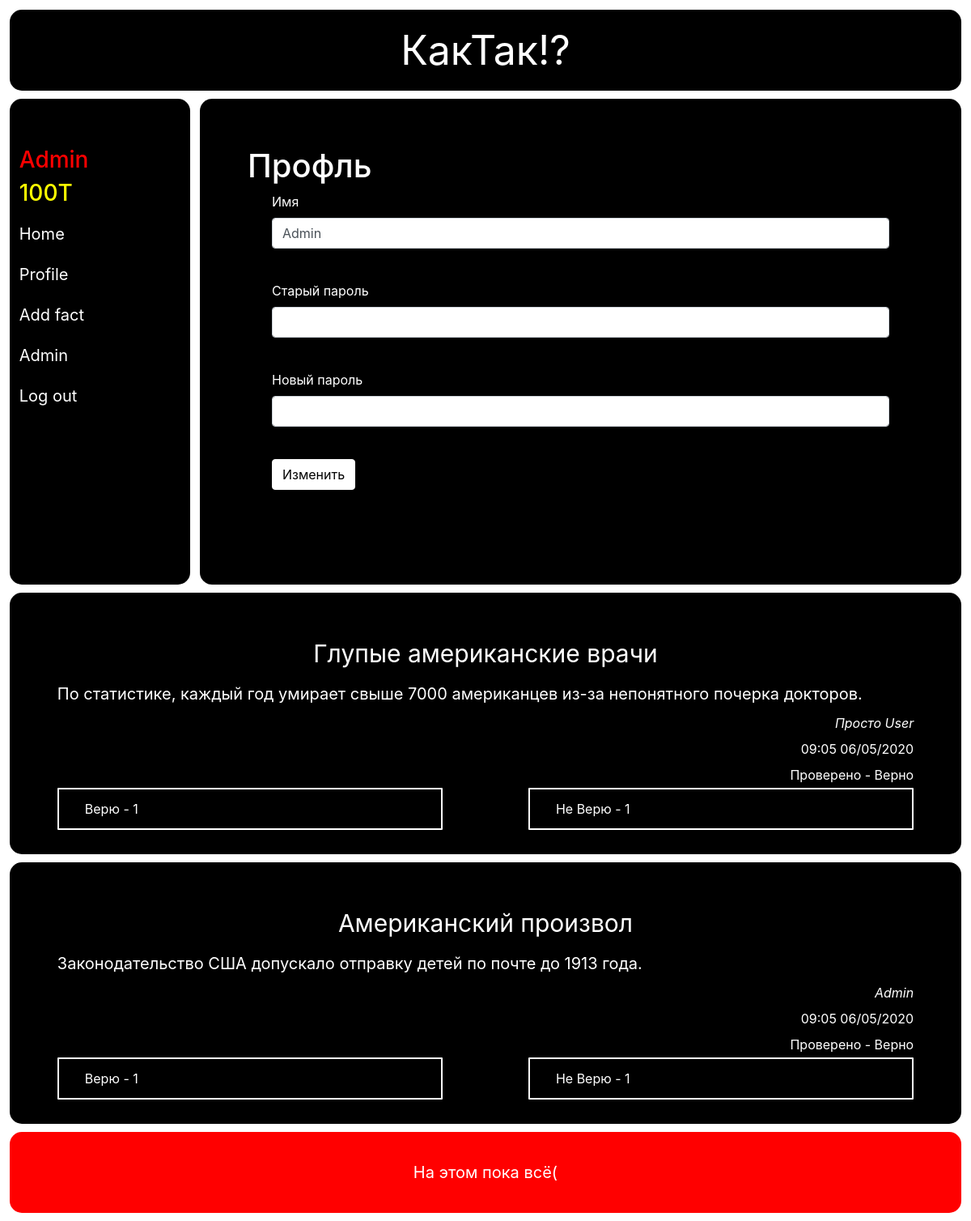
Screenshot of /profile (signed in) with the database file from the repository.
### data/Users.py (models this page shows, shortened)
class User(SqlAlchemyBase, UserMixin):
    __tablename__ = 'users'
    id = sqlalchemy.Column(sqlalchemy.Integer, primary_key=True, autoincrement=True)
    name = sqlalchemy.Column(sqlalchemy.String, nullable=False)
    email = sqlalchemy.Column(sqlalchemy.String, index=True, unique=True, nullable=False)
    password = sqlalchemy.Column(sqlalchemy.String, nullable=False)
    created_date = sqlalchemy.Column(sqlalchemy.DateTime, default=datetime.datetime.now)
    rating = sqlalchemy.Column(sqlalchemy.Integer, nullable=True, default=100)
    role = sqlalchemy.Column(sqlalchemy.String, default='User')
    facts = orm.relation("Facts", back_populates='user')
    votes = orm.relation("Votes", back_populates='user')

### data/Facts.py (models this page shows, shortened)
class Facts(SqlAlchemyBase):
    __tablename__ = 'facts'
    id = sqlalchemy.Column(sqlalchemy.Integer, primary_key=True, autoincrement=True)
    title = sqlalchemy.Column(sqlalchemy.String, nullable=True)
    content = sqlalchemy.Column(sqlalchemy.String, nullable=True)
    created_date = sqlalchemy.Column(sqlalchemy.String, default=datetime.datetime.today().strftime('%H:%m %d/%m/%Y'))
    author = sqlalchemy.Column(sqlalchemy.String, default='Anonym')
    is_checked = sqlalchemy.Column(sqlalchemy.Boolean, default=False)
    checked_value = sqlalchemy.Column(sqlalchemy.String, default=None, nullable=True)
    votes = orm.relation("Votes", back_populates='fact')
    votes_true = sqlalchemy.Column(sqlalchemy.Integer, default=0)
    votes_false = sqlalchemy.Column(sqlalchemy.Integer, default=0)
    user_id = sqlalchemy.Column(sqlalchemy.Integer, sqlalchemy.ForeignKey("users.id"))
    user = orm.relation('User')

### main.py (the view, shortened to what this page needs)
@app.route('/profile', methods=['GET', 'POST'])
def profile():
    form = ProfileForm()
    return render_template('profile.html', form=form, list_of_facts=get_list_of_facts())

### main.py
class ProfileForm(FlaskForm):
    name = StringField('Имя', validators=[DataRequired()])
    password_old = PasswordField('Старый пароль', validators=[DataRequired()])
    password_new = PasswordField('Новый пароль', validators=[DataRequired()])
    submit = SubmitField('Изменить')

### data/db_session.py (called while the page is built)
def create_session() -> Session:
    global __factory
    return __factory()

### main.py (called while the page is built)
@login_manager.user_loader
def load_user(user_id):
    session = db_session.create_session()
    return session.query(User).get(user_id)

def get_list_of_facts():
    session = db_session.create_session()
    list_of_facts = list(session.query(Facts).all())
    session.close()
    return list_of_facts

### templates/profile.html (shortened to what this page needs)
{% extends "base.html" %}
{% block profile %}
	<h2 style="font-size: 40px;">Профль</h2>
    <form action="" method="post">
        <p>
            {{ form.name.label }}<br>
            {{ form.name(class="form-control", type="name", value=current_user.name) }}<br>
        </p>
        <p>
            {{ form.password_old.label }}<br>
            {{ form.password_old(class="form-control", type="password") }}<br>
        </p>
        <p>
            {{ form.password_new.label }}<br>
            {{ form.password_new(class="form-control", type="password") }}<br>
        </p>
        <p>{{ form.submit(type="submit", class="btn btn-primary") }}</p>
    </form>
{% endblock %}

### templates/base.html (shortened to what this page needs)
<!doctype html>
<html lang="ru">
<head>
    <link rel="stylesheet"
          href="https://stackpath.bootstrapcdn.com/bootstrap/4.4.1/css/bootstrap.min.css"
>
    <link rel="stylesheet" href="{{ url_for('static', filename='css/styles_1.css') }}">
</head>
<body>
<header>
    КакТак!?
</header>
<div class="sidebar_nav">
    <nav>
        {% if current_user.is_authenticated %}
        <h3 style="color: red;">{{current_user.name}}</h3>
        <h3 style="color: yellow;">{{current_user.rating}}Т</h3>
        <ul>
            <li><a href="/index">Home</a></li>
            <li><a href="/profile">Profile</a></li>
            <li><a href="/create_fact">Add fact</a></li>
            {% if current_user.role == 'Admin' %}
            <li><a href="/admin">Admin</a></li>
            {% endif %}
            <li><a href="/logout">Log out</a></li>
        </ul>
        {% else %}
        <ul>
            <li><a href="/index">Home</a></li>
            <li><a href="/login">Sign in</a></li>
            <li><a href="/register">Sign up</a></li>
        </ul>
        {% endif %}
    </nav>
</div>
<main>
    <div class="content">
        {% block profile %}{% endblock %}
    </div>
    {% if current_user.is_authenticated %}
    {% for el in list_of_facts[::-1] %}
    {% set id = el['id'] %}
    <div class="fact">
        <div style="text-align: center; font-size: 30px;">
            {% print(el['title']) %}
        </div>
        <div style="font-size: 20px;">
            {% print(el['content']) %}
        </div>
        <div style="text-align: right; font-style: italic;">
            {% print(el['author']) %}
        </div>
        <div style="text-align: right;">
            {% print(el['created_date']) %}
        </div>
        {% if el['is_checked'] %}
        {% if el.checked_value == 'true' %}
        <div style="text-align: right;">
            Проверено - Верно
        </div>
        {% elif el.checked_value == 'false' %}
        <div style="text-align: right;">
            Проверено - Верно
        </div>
        {% endif %}
        {% endif %}
        <a href='/true/{{id}}' class="buttonT">Верю - {{el.votes_true}}</a>
        <a href='/false/{{id}}' class="buttonF">Не Верю - {{el.votes_false}}</a>
    </div>
    {% endfor %}
    <div class="end" style="line-height: 80px">На этом пока всё(</div>
    {% endif %}
</main>
</body>
</html>

### static/css/styles_1.css (style rules this page uses)
body { color: white; margin: 1%; }
header { width: 100%; height: 100px; background-color: black; margin-bottom: 10px; border-radius: 15px; text-align: center; font-size: 50px; line-height: 100px; }
ul { padding: 0 0; list-style-type: none; line-height: 50px; font-size: 20px; }
a:link { color: white; }
a.buttonT { display: inline-block; color: white; text-decoration: none; user-select: none; padding: .5em 2em; outline: none; border: 2px solid; border-radius: 1px; transition: 0.2s; float: left; width: 45%; }
a.buttonF { display: inline-block; color: white; text-decoration: none; user-select: none; padding: .5em 2em; outline: none; border: 2px solid; border-radius: 1px; transition: 0.2s; float: right; width: 45%; }
form { padding: 0 30px; }
.btn-primary { color: black; background-color: white; border-color: white; }
.sidebar_nav { padding: 5% 1%; margin-right: 1%; margin-bottom: 10px; width: 19%; min-height: 600px; background-color: black; float: left; border-radius: 15px; }
.content { padding: 5% 5%; background-color: black; float: right; min-height: 600px; width: 80%; margin-bottom: 10px; border-radius: 15px; }
.fact { padding: 2.5% 5%; margin-bottom: 10px; background-color: black; float: right; min-height: 250px; width: 100%; border-radius: 15px; line-height: 2; }
.end { padding: 10px 10px; text-align: center; width: 100%; height: 100px; background-color: red; margin-bottom: 10px; border-radius: 15px; float: right; font-size: 20px; }

### rows the page displays
User: name "Admin", rating "100"
Facts: title "Глупые американские врачи", content "По статистике, каждый год умирает свыше 7000 американцев из-за непонятного почерка докторов.", author "Просто User", created_date "09:05 06/05/2020", is_checked "Проверено - Верно", votes_true "1", votes_false "1"
Facts: title "Американский произвол", content "Законодательство США допускало отправку детей по почте до 1913 года.", author "Admin", created_date "09:05 06/05/2020", is_checked "Проверено - Верно", votes_true "1", votes_false "1"
